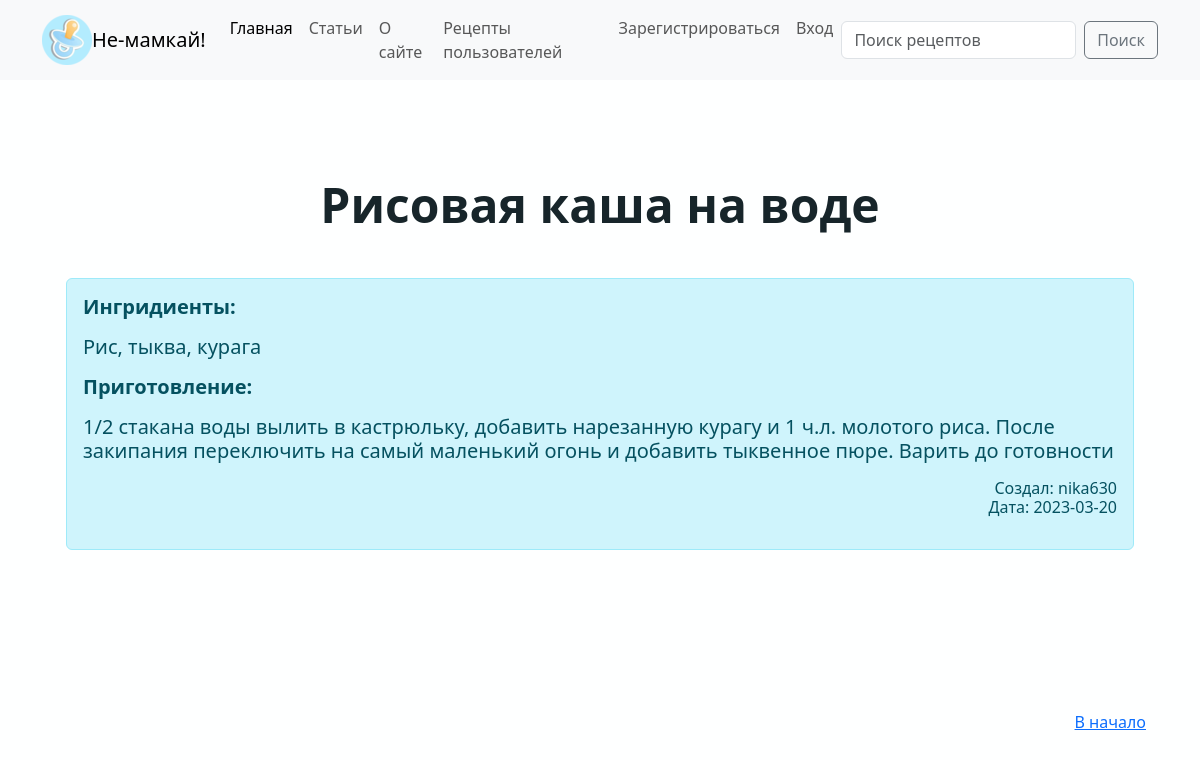
Page /user_recipe/2 on the committed database.
### server.py (models this page shows, shortened)
class Posts(db.Model):
    id = db.Column(db.Integer, primary_key=True)
    title = db.Column(db.String(200), nullable=False)
    food = db.Column(db.String(200), nullable=False)
    text = db.Column(db.Text, nullable=False)
    date = db.Column(db.DateTime, default=dt.utcnow)
    creator = db.Column(db.Integer, nullable=False)

### server.py (the view)
@app.route('/user_recipe/<int:id>')
def view_recipe(id):
    recipe = Posts.query.get(id)
    return render_template("view_recipe.html", recipe=recipe)

### server.py
class SearchForm(FlaskForm):
    searched = StringField("Поиск рецепта", validators=[DataRequired()])
    submit = SubmitField('Поиск')

### server.py (called while the page is built)
@app.context_processor
def base():
    form = SearchForm()
    return dict(form=form)

### templates/view_recipe.html (shortened to what this page needs)
{% extends 'base.html' %}
{% block body %}
<div class="container">
    <div class="px-4 py-5 my-5 text-center">
    <h1 class="display-5 fw-bold">{{ recipe.title }}</h1><br>
        <div class="alert alert-info text-start">
            <p class="fs-5 fw-semibold">Ингридиенты:</p>
            <p class="fs-5 fw-light">{{ recipe.food }}</p>
            <p class="fs-5 fw-semibold">Приготовление:</p>
            <p class="fs-5 fw-light">{{ recipe.text }}</p>
            <p class="fs-6 text-end">Создал: {{ recipe.creator }}<br>Дата: {{ recipe.date.date() }}</p>
        </div>
    </div>
</div>
{% endblock %}

### static/css/style.css (style rules this page uses)
h1 { color: #17252A; font-size:30px; }
body { background: #FEFFFF; }

### rows in the picture
Posts: title "Рисовая каша на воде", food "Рис, тыква, курага", text "1/2 стакана воды вылить в кастрюльку, добавить нарезанную курагу и 1 ч.л. молотого риса. После закипания переключить на самый маленький огонь и добавить тыквенное пюре. Варить до готовности", creator "nika630", date "2023-03-20"
